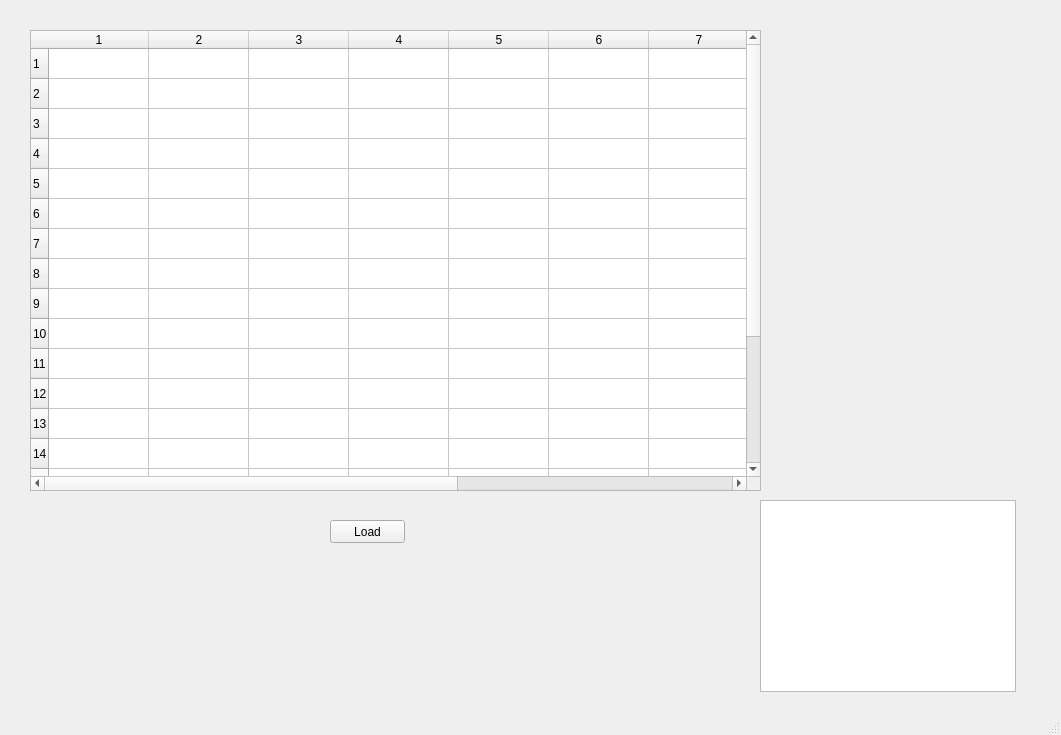
<?xml version="1.0" encoding="UTF-8"?>
<ui version="4.0">
 <class>MainWindow</class>
 <widget class="QMainWindow" name="MainWindow">
  <property name="geometry">
   <rect>
    <x>0</x>
    <y>0</y>
    <width>1061</width>
    <height>735</height>
   </rect>
  </property>
  <property name="windowTitle">
   <string>MainWindow</string>
  </property>
  <widget class="QWidget" name="centralwidget">
   <widget class="QTableWidget" name="tableWidget">
    <property name="geometry">
     <rect>
      <x>30</x>
      <y>30</y>
      <width>731</width>
      <height>461</height>
     </rect>
    </property>
    <property name="rowCount">
     <number>20</number>
    </property>
    <property name="columnCount">
     <number>10</number>
    </property>
    <row/>
    <row/>
    <row/>
    <row/>
    <row/>
    <row/>
    <row/>
    <row/>
    <row/>
    <row/>
    <row/>
    <row/>
    <row/>
    <row/>
    <row/>
    <row/>
    <row/>
    <row/>
    <row/>
    <row/>
    <column/>
    <column/>
    <column/>
    <column/>
    <column/>
    <column/>
    <column/>
    <column/>
    <column/>
    <column/>
   </widget>
   <widget class="QPushButton" name="bbtLoad">
    <property name="geometry">
     <rect>
      <x>330</x>
      <y>520</y>
      <width>75</width>
      <height>23</height>
     </rect>
    </property>
    <property name="text">
     <string>Load</string>
    </property>
   </widget>
   <widget class="QTableView" name="tableView">
    <property name="geometry">
     <rect>
      <x>760</x>
      <y>500</y>
      <width>256</width>
      <height>192</height>
     </rect>
    </property>
   </widget>
  </widget>
  <widget class="QMenuBar" name="menubar">
   <property name="geometry">
    <rect>
     <x>0</x>
     <y>0</y>
     <width>1061</width>
     <height>21</height>
    </rect>
   </property>
  </widget>
  <widget class="QStatusBar" name="statusbar"/>
 </widget>
 <resources/>
 <connections/>
</ui>
